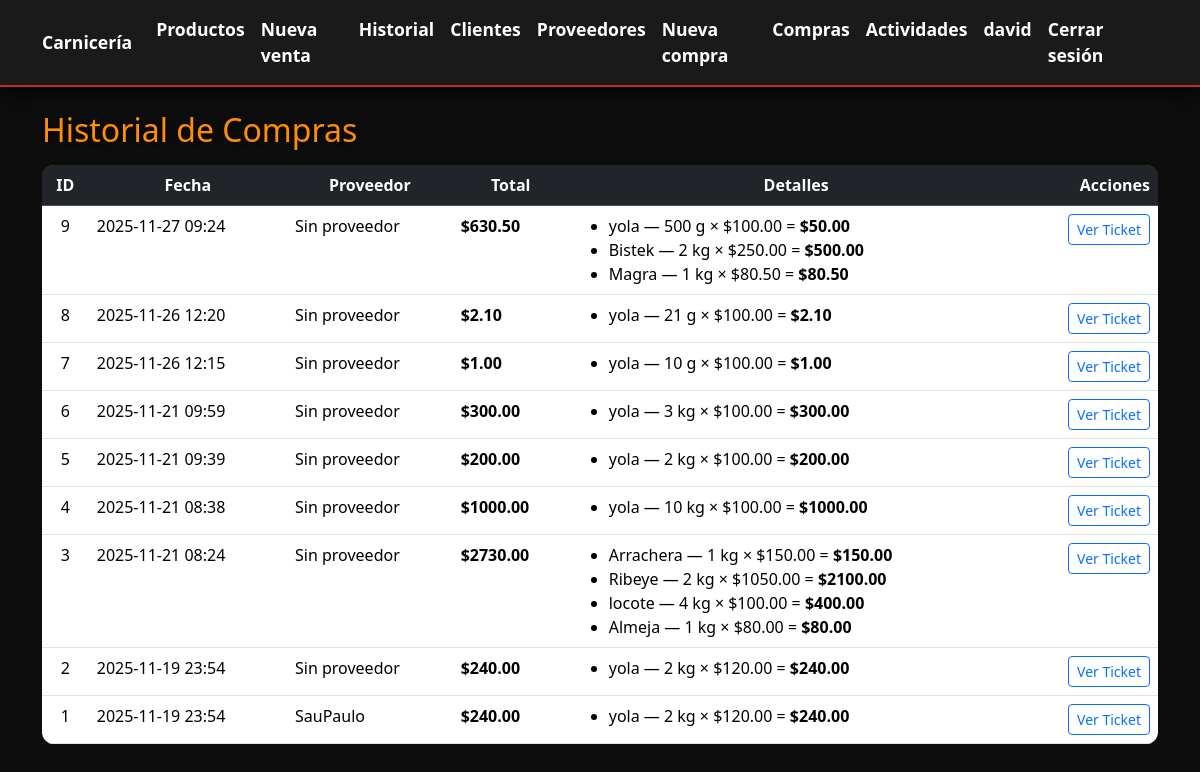
/compras/historial/ (signed in), run on the app's committed database.
### app/models.py (models this page shows, shortened)
class Usuario(AbstractUser):
    ROLES = (
        ('consulta', 'Consulta'),
        ('empleado', 'Empleado'),
        ('administrador', 'Administrador'),
    )
    rol = models.CharField(max_length=20, choices=ROLES, default='consulta')
    groups = models.ManyToManyField(
        'auth.Group',
        related_name='usuario_custom_groups',
        blank=True,
        help_text='Los grupos a los que pertenece este usuario.',
        verbose_name='Grupos'
    )
    user_permissions = models.ManyToManyField(
        'auth.Permission',
        related_name='usuario_custom_permissions',
        blank=True,
        help_text='Permisos específicos para este usuario.',
        verbose_name='Permisos'
    )

class Compra(models.Model):
    proveedor = models.ForeignKey(Proveedor, on_delete=models.SET_NULL, null=True, blank=True)
    fecha = models.DateTimeField(auto_now_add=True)
    total = models.DecimalField(max_digits=12, decimal_places=2, default=Decimal('0.00'))

class DetalleCompra(models.Model):
    compra = models.ForeignKey(Compra, related_name="detalles", on_delete=models.CASCADE)
    producto = models.ForeignKey(Producto, on_delete=models.CASCADE)
    cantidad = models.DecimalField(max_digits=12, decimal_places=3)
    precio_unitario = models.DecimalField(max_digits=12, decimal_places=2)
    subtotal = models.DecimalField(max_digits=14, decimal_places=2)

class Producto(models.Model):
    nombre = models.CharField(max_length=100)
    precio = models.DecimalField(max_digits=8, decimal_places=2, default=Decimal('0.00'))
    stock = models.DecimalField(max_digits=10, decimal_places=3, default=Decimal('0.000'))

class Proveedor(models.Model):
    nombre = models.CharField(max_length=100)
    telefono = models.CharField(max_length=20, blank=True, null=True)
    empresa = models.CharField(max_length=100)
    gmail = models.EmailField(blank=True, null=True)

### app/views.py (the view)
# urls.py: path('compras/historial/', views.compras_historial, name='compras_historial'),
@login_required
@rol_requerido('empleado', 'administrador') # MODIFICADO: Consulta no necesita el historial completo
def compras_historial(request):
    compras = Compra.objects.all().order_by("-fecha").prefetch_related('detalles__producto', 'proveedor')
    return render(request, "compras/historial_C.html", {"compras": compras})

### app/templatetags/utils.py (called while the page is built)
@register.filter(name='format_kilos_gramos')
def format_kilos_gramos(value):
    try:
        cantidad = Decimal(value)
    except:
        return value
    if cantidad < 1:
        gramos = round(cantidad * 1000)
        return f"{gramos} g"
    kilos = int(cantidad)
    gramos = round((cantidad - kilos) * 1000)
    if gramos > 0:
        return f"{kilos} kg {gramos} g"
    return f"{kilos} kg"

### app/templates/compras/historial_C.html (shortened to what this page needs)
{% extends "base.html" %}
{% load utils %}
{% block content %}
<h2>Historial de Compras</h2>
<div class="table-responsive mt-3">
  <table class="table table-hover">
    <thead class="table-dark text-center">
      <tr>
        <th>ID</th>
        <th>Fecha</th>
        <th>Proveedor</th>
        <th>Total</th>
        <th>Detalles</th>
        <th class="text-end">Acciones</th>
      </tr>
    </thead>
    <tbody>
      {% for compra in compras %}
      <tr>
        <td class="text-center">{{ compra.id }}</td>
        <td>{{ compra.fecha|date:"Y-m-d H:i" }}</td>
        <td>
          {% if compra.proveedor %}
            {{ compra.proveedor.nombre }}
          {% else %}
            Sin proveedor
          {% endif %}
        </td>
        <td><strong>${{ compra.total|floatformat:2 }}</strong></td>
        <td>
          {% if compra.detalles.exists %}
          <ul class="mb-0">
            {% for detalle in compra.detalles.all %}
            <li>
              {{ detalle.producto.nombre }} —
              {{ detalle.cantidad|floatformat:3|format_kilos_gramos }} × ${{ detalle.precio_unitario|floatformat:2 }} =
              <strong>${{ detalle.subtotal|floatformat:2 }}</strong>
            </li>
            {% endfor %}
          </ul>
          {% else %}
            Sin productos
          {% endif %}
        </td>
        <td class="text-end">
          <a href="{% url 'compra_ticket' compra.id %}" class="btn btn-sm btn-outline-primary">
            Ver Ticket
          </a>
        </td>
      </tr>
      {% empty %}
      <tr>
        <td colspan="6" class="text-center">No hay compras registradas.</td>
      </tr>
      {% endfor %}
    </tbody>
  </table>
</div>
{% endblock %}

### app/templates/base.html (shortened to what this page needs)
{% load static %}
<!doctype html>
<html lang="es">
  <head>
<link href="https://cdn.jsdelivr.net/npm/bootstrap@5.3.2/dist/css/bootstrap.min.css" rel="stylesheet">
  </head>
  <body>
    <nav class="navbar navbar-expand-lg">
      <div class="container">
        <a class="navbar-brand" href="{% url 'dashboard' %}">Carnicería</a>
        <div class="collapse navbar-collapse" id="navMain">
          <ul class="navbar-nav me-auto mb-2 mb-lg-0">
            {% if user.is_authenticated %}
                {% if user.rol in 'consulta empleado administrador' %}
                  <li class="nav-item"><a class="nav-link" href="{% url 'productos' %}">Productos</a></li>
                {% endif %}
                {% if user.rol in 'empleado administrador' %}
                  <li class="nav-item"><a class="nav-link" href="{% url 'ventas_nueva' %}">Nueva venta</a></li>
                  <li class="nav-item"><a class="nav-link" href="{% url 'ventas_historial' %}">Historial</a></li>
                  <li class="nav-item"><a class="nav-link" href="{% url 'clientes' %}">Clientes</a></li>
                  <li class="nav-item"><a class="nav-link" href="{% url 'proveedores' %}">Proveedores</a></li>
                  <li class="nav-item"><a class="nav-link" href="{% url 'compras_nueva' %}">Nueva compra</a></li>
                  <li class="nav-item"><a class="nav-link" href="{% url 'compras_historial' %}">Compras</a></li>
                  <li class="nav-item"><a class="nav-link" href="{% url 'registro_actividades' %}">Actividades</a></li>
                {% endif %}
            {% endif %}
          </ul>
          <ul class="navbar-nav ms-auto">
            {% if user.is_authenticated %}
              <li class="nav-item"><span class="nav-link text-light">{{ user.username }}</span></li>
              <li class="nav-item"><a class="nav-link text-warning" href="{% url 'logout' %}">Cerrar sesión</a></li>
            {% else %}
              <li class="nav-item"><a class="nav-link" href="{% url 'login' %}">Iniciar sesión</a></li>
            {% endif %}
          </ul>
        </div>
      </div>
    </nav>
<div class="container mt-4">
  {% block content %}{% endblock %}
</div>
  </body>
</html>

### app/templates/base.html (style rules this page uses)
body { font-family: 'Segoe UI', Tahoma, Geneva, Verdana, sans-serif; background-color: #0d0d0d; color: #f2f2f2; }
.navbar { background-color: #1a1a1a !important; box-shadow: 0 6px 20px rgba(0,0,0,0.8); border-bottom: 2px solid #c62828; }
.navbar .nav-link, .navbar .navbar-brand { color: #ffffff !important; font-weight: 700; font-size: 1.1rem; }
.table { border-radius: 0.75rem; overflow: hidden; background-color: #1e1e1e; color: #ffffff; }
.table thead { background-color: #c62828 !important; color: #ffffff !important; font-weight: bold; }
h2, h3, h4, h5 { color: #ff8f00 !important; text-shadow: 1px 1px 6px rgba(0,0,0,0.8); }
a { text-decoration: none; color: #ffb74d; }

### data on the page
Usuario: username "david"
Compra: id "9", fecha "2025-11-27 09:24", shows "Sin proveedor", total "630.50"
DetalleCompra: producto.nombre "yola", cantidad "500 g", precio_unitario "100.00", subtotal "50.00"
DetalleCompra: producto.nombre "Bistek", cantidad "2 kg", precio_unitario "250.00", subtotal "500.00"
DetalleCompra: producto.nombre "Magra", cantidad "1 kg", precio_unitario "80.50", subtotal "80.50"
Compra: id "8", fecha "2025-11-26 12:20", shows "Sin proveedor", total "2.10"
DetalleCompra: producto.nombre "yola", cantidad "21 g", precio_unitario "100.00", subtotal "2.10"
Compra: id "7", fecha "2025-11-26 12:15", shows "Sin proveedor", total "1.00"
DetalleCompra: producto.nombre "yola", cantidad "10 g", precio_unitario "100.00", subtotal "1.00"
Compra: id "6", fecha "2025-11-21 09:59", shows "Sin proveedor", total "300.00"
DetalleCompra: producto.nombre "yola", cantidad "3 kg", precio_unitario "100.00", subtotal "300.00"
Compra: id "5", fecha "2025-11-21 09:39", shows "Sin proveedor", total "200.00"
DetalleCompra: producto.nombre "yola", cantidad "2 kg", precio_unitario "100.00", subtotal "200.00"
Compra: id "4", fecha "2025-11-21 08:38", shows "Sin proveedor", total "1000.00"
DetalleCompra: producto.nombre "yola", cantidad "10 kg", precio_unitario "100.00", subtotal "1000.00"
Compra: id "3", fecha "2025-11-21 08:24", shows "Sin proveedor", total "2730.00"
DetalleCompra: producto.nombre "Arrachera", cantidad "1 kg", precio_unitario "150.00", subtotal "150.00"
DetalleCompra: producto.nombre "Ribeye", cantidad "2 kg", precio_unitario "1050.00", subtotal "2100.00"
DetalleCompra: producto.nombre "locote", cantidad "4 kg", precio_unitario "100.00", subtotal "400.00"
DetalleCompra: producto.nombre "Almeja", cantidad "1 kg", precio_unitario "80.00", subtotal "80.00"
Compra: id "2", fecha "2025-11-19 23:54", shows "Sin proveedor", total "240.00"
DetalleCompra: producto.nombre "yola", cantidad "2 kg", precio_unitario "120.00", subtotal "240.00"
Compra: id "1", fecha "2025-11-19 23:54", proveedor.nombre "SauPaulo", total "240.00"
DetalleCompra: producto.nombre "yola", cantidad "2 kg", precio_unitario "120.00", subtotal "240.00"
